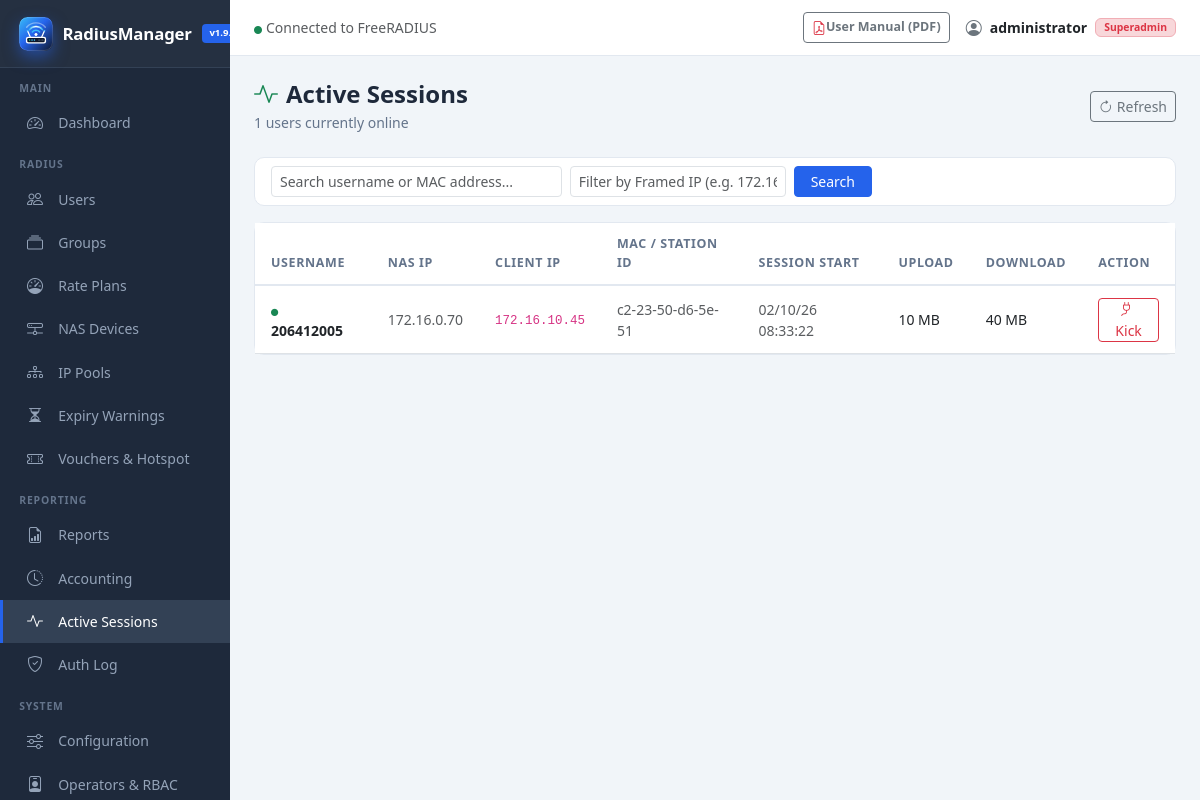
/sessions.php (signed in), run on the app's committed database.
### tables this page shows
CREATE TABLE IF NOT EXISTS `radacct` (
  `radacctid` bigint(21) NOT NULL AUTO_INCREMENT,
  `acctsessionid` varchar(64) NOT NULL DEFAULT '',
  `acctuniqueid` varchar(32) NOT NULL DEFAULT '',
  `username` varchar(64) NOT NULL DEFAULT '',
  `realm` varchar(64) DEFAULT '',
  `nasipaddress` varchar(15) NOT NULL DEFAULT '',
  `nasportid` varchar(32) DEFAULT NULL,
  `nasporttype` varchar(32) DEFAULT NULL,
  `acctstarttime` datetime DEFAULT NULL,
  `acctupdatetime` datetime DEFAULT NULL,
  `acctstoptime` datetime DEFAULT NULL,
  `acctinterval` int(12) DEFAULT NULL,
  `acctsessiontime` int(12) unsigned DEFAULT NULL,
  `acctauthentic` varchar(32) DEFAULT NULL,
  `connectinfo_start` varchar(128) DEFAULT NULL,
  `connectinfo_stop` varchar(128) DEFAULT NULL,
  `acctinputoctets` bigint(20) DEFAULT NULL,
  `acctoutputoctets` bigint(20) DEFAULT NULL,
  `calledstationid` varchar(50) NOT NULL DEFAULT '',
  `callingstationid` varchar(50) NOT NULL DEFAULT '',
  `acctterminatecause` varchar(32) NOT NULL DEFAULT '',
  `servicetype` varchar(32) DEFAULT NULL,
  `framedprotocol` varchar(32) DEFAULT NULL,
  `framedipaddress` varchar(15) NOT NULL DEFAULT '',
  `framedipv6address` varchar(45) NOT NULL DEFAULT '',
  `framedipv6prefix` varchar(45) NOT NULL DEFAULT '',
  `framedinterfaceid` varchar(44) NOT NULL DEFAULT '',
  `delegatedipv6prefix` varchar(45) NOT NULL DEFAULT '',
  `class` varchar(64) DEFAULT NULL,
  PRIMARY KEY (`radacctid`),
  UNIQUE KEY `acctuniqueid` (`acctuniqueid`),
  KEY `username` (`username`),
  KEY `framedipaddress` (`framedipaddress`),
  KEY `acctsessionid` (`acctsessionid`),
  KEY `acctsessiontime` (`acctsessiontime`),
  KEY `acctstarttime` (`acctstarttime`),
  KEY `acctstoptime` (`acctstoptime`),
  KEY `nasipaddress` (`nasipaddress`)
);

### includes/functions.php (called while the page is built, shortened)
<?php
function sanitize($input) {
    return htmlspecialchars(strip_tags(trim((string)$input)), ENT_QUOTES, 'UTF-8');
}
function formatBytes($bytes, $precision = 2) {
    $bytes = (float)($bytes ?? 0);
    $units = ['B', 'KB', 'MB', 'GB', 'TB', 'PB'];
    $pow   = floor(log($bytes) / log(1024));
    $pow   = min($pow, count($units) - 1);
    $bytes /= pow(1024, $pow);
    return round($bytes, $precision) . ' ' . $units[$pow];
}
function paginate($total, $page, $perPage = 20) {
    $perPage = max(1, (int)$perPage);
    $totalPages = max(1, (int)ceil($total / $perPage));
    $page = max(1, min((int)$page, $totalPages));
    $offset = ($page - 1) * $perPage;
    return [
        'page'        => $page,
        'total_pages' => $totalPages,
        'offset'      => $offset,
        'per_page'    => $perPage,
        'total'       => (int)$total,
    ];
}

### sessions.php (the view, shortened to what this page needs)
<?php
$db = getDB();
$search   = trim($_GET['q'] ?? '');
$ipSearch = trim($_GET['ip'] ?? '');
$where    = "WHERE acctstoptime IS NULL";
$params   = [];
$totalStmt = $db->prepare("SELECT COUNT(*) FROM radacct $where");
$totalStmt->execute($params);
$totalActive = (int)$totalStmt->fetchColumn();
$perPage = 50;
$page    = max(1, (int)($_GET['page'] ?? 1));
$pag     = paginate($totalActive, $page, $perPage);
$lim     = (int)$pag['per_page'];
$off     = (int)$pag['offset'];
$sessions = $db->prepare("SELECT username, nasipaddress, framedipaddress,
    acctstarttime, acctinputoctets, acctoutputoctets,
    callingstationid, calledstationid, acctsessionid
  FROM radacct $where ORDER BY acctstarttime DESC LIMIT $lim OFFSET $off");
$sessions->execute($params);
$records = $sessions->fetchAll();
include __DIR__ . '/includes/header.php';
?>
<div class="page-header d-flex align-items-center justify-content-between">
    <div>
        <h4><i class="bi bi-activity me-2 text-success"></i>Active Sessions</h4>
        <p><?= number_format($totalActive) ?> users currently online</p>
    </div>
    <button class="btn btn-sm btn-outline-secondary" onclick="location.reload()">
        <i class="bi bi-arrow-clockwise me-1"></i>Refresh
    </button>
</div>
<div class="card mb-3">
    <div class="card-body py-2">
        <form method="GET" class="row g-2 align-items-center">
            <div class="col-md-4">
                <input type="text" name="q" class="form-control form-control-sm"
                       placeholder="Search username or MAC address..." value="<?= htmlspecialchars($search) ?>">
            </div>
            <div class="col-md-3">
                <input type="text" name="ip" class="form-control form-control-sm"
                       placeholder="Filter by Framed IP (e.g. 172.16...)" value="<?= htmlspecialchars($ipSearch) ?>">
            </div>
            <div class="col-auto">
                <button class="btn btn-primary btn-sm px-3">Search</button>
            </div>
        </form>
    </div>
</div>
<div class="card">
    <div class="card-body p-0">
        <div class="table-responsive">
        <table class="table mb-0">
            <thead><tr>
                <th>Username</th>
                <th>NAS IP</th>
                <th>Client IP</th>
                <th>MAC / Station ID</th>
                <th>Session Start</th>
                <th>Upload</th>
                <th>Download</th>
                <th>Action</th>
            </tr></thead>
            <tbody>
            <?php if (empty($records)): ?>
            <tr><td colspan="8" class="text-center text-muted py-5">
                <i class="bi bi-wifi-off fs-3 d-block mb-2"></i>No active sessions right now
            </td></tr>
            <?php else: foreach ($records as $r): ?>
            <tr>
                <td>
                    <i class="bi bi-circle-fill text-success me-1" style="font-size:.45rem"></i>
                    <strong><?= sanitize($r['username']) ?></strong>
                </td>
                <td class="text-muted small"><?= sanitize($r['nasipaddress']) ?></td>
                <td><code style="font-size:.78rem"><?= sanitize($r['framedipaddress']) ?></code></td>
                <td class="text-muted small"><?= sanitize($r['callingstationid'] ?: '—') ?></td>
                <td class="text-muted small">
                    <?= date('d/m/y H:i:s', strtotime($r['acctstarttime'])) ?>
                </td>
                <td><?= formatBytes($r['acctinputoctets'] ?? 0) ?></td>
                <td><?= formatBytes($r['acctoutputoctets'] ?? 0) ?></td>
                <td>
                    <form method="POST" class="d-inline">
                        <button type="submit" name="disconnect" value="1"
                                class="btn btn-sm btn-outline-danger py-0 px-2"
                                onclick="return confirm('Disconnect user <?= htmlspecialchars(addslashes($r['username']), ENT_QUOTES) ?>?')">
                            <i class="bi bi-plug me-1"></i>Kick
                        </button>
                    </form>
                </td>
            </tr>
            <?php endforeach; endif; ?>
            </tbody>
        </table>
        </div>
    </div>
</div>
<?php
include __DIR__ . '/includes/footer.php';

### includes/header.php (style rules this page uses)
:root { --sidebar-w: 230px; --primary: #2563eb; --primary-dark: #1d4ed8; --sidebar-bg: #1e293b; --sidebar-hover: #334155; --sidebar-active: #2563eb; --topbar-h: 56px; }
body { background: #f1f5f9; font-family: 'Segoe UI', sans-serif; }
html { scroll-behavior: smooth; }
* { scrollbar-width: thin; scrollbar-color: #cbd5e1 transparent; }
.card { border: 1px solid #e2e8f0; border-radius: 10px; }
.table th { font-size: .78rem; text-transform: uppercase; letter-spacing: .05em; color: #64748b; font-weight: 600; border-bottom: 2px solid #e2e8f0; padding: .75rem 1rem; }
.table td { padding: .7rem 1rem; vertical-align: middle; font-size: .875rem; }
.btn-primary { background: var(--primary); border-color: var(--primary); }
.page-header { margin-bottom: 1.5rem; }
.page-header h4 { font-weight: 700; color: #1e293b; margin: 0; }
.page-header p { color: #64748b; font-size: .875rem; margin: .2rem 0 0; }

### data on the page
radacct: username "206412005", nasipaddress "172.16.0.70", framedipaddress "172.16.10.45", callingstationid "c2-23-50-d6-5e-51", acctstarttime "02/10/26 08:33:22", acctinputoctets "10 MB", acctoutputoctets "40 MB"

### other printed values
APP_NAME "RadiusManager"
$_SESSION['admin_name'] "administrator"
getAdminRole() "Superadmin"
$totalActive "1"
